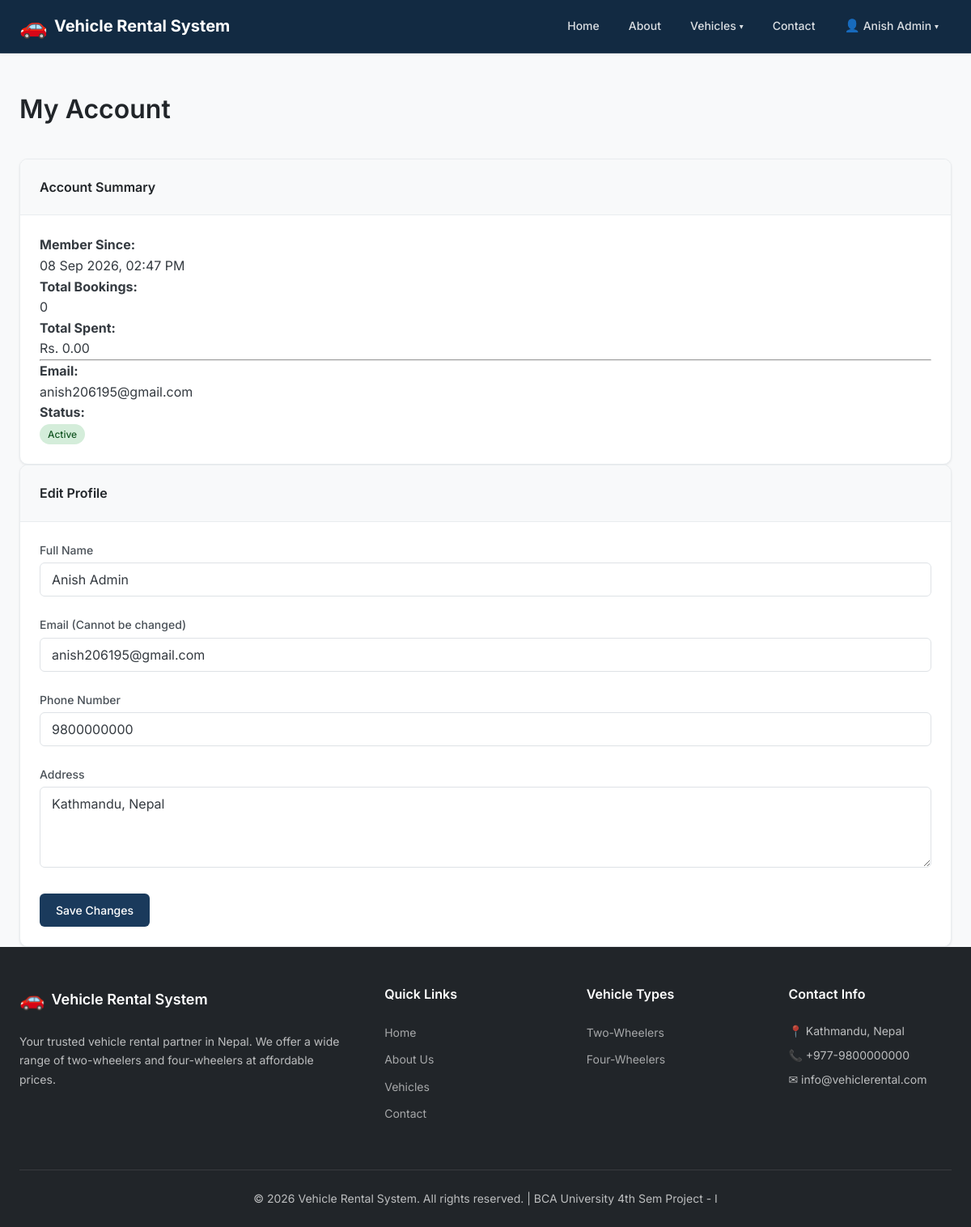
Page /my-account.php (signed in) on the committed database.
### tables this page shows
CREATE TABLE IF NOT EXISTS users (
    id INT AUTO_INCREMENT PRIMARY KEY,
    full_name VARCHAR(100) NOT NULL,
    email VARCHAR(150) NOT NULL UNIQUE,
    phone VARCHAR(20) NOT NULL,
    address TEXT,
    password VARCHAR(255) NOT NULL,
    role ENUM('user', 'admin') NOT NULL DEFAULT 'user',
    status ENUM('active', 'disabled') NOT NULL DEFAULT 'active',
    created_at DATETIME NOT NULL DEFAULT CURRENT_TIMESTAMP,
    updated_at DATETIME NOT NULL DEFAULT CURRENT_TIMESTAMP ON UPDATE CURRENT_TIMESTAMP,
    INDEX idx_users_email (email),
    INDEX idx_users_role (role),
    INDEX idx_users_status (status)
);

### includes/functions.php (called while the page is built, shortened)
<?php
function sanitize($str) {
    return htmlspecialchars($str, ENT_QUOTES, 'UTF-8');
}
function formatCurrency($amount) {
    return 'Rs. ' . number_format((float)$amount, 2);
}
function formatDateTime($datetime) {
    return date('d M Y, h:i A', strtotime($datetime));
}
function getStatusBadgeClass($status) {
    $map = [
        'available'   => 'badge-success',
        'rented'      => 'badge-warning',
        'maintenance' => 'badge-info',
        'unavailable' => 'badge-danger',
        'pending'     => 'badge-warning',
        'confirmed'   => 'badge-info',
        'completed'   => 'badge-success',
        'cancelled'   => 'badge-danger',
        'unpaid'      => 'badge-warning',
        'paid'        => 'badge-success',
        'failed'      => 'badge-danger',
        'refunded'    => 'badge-info',
        'success'     => 'badge-success',
        'active'      => 'badge-success',
        'disabled'    => 'badge-danger',
    ];
    return $map[strtolower($status)] ?? 'badge-secondary';
}

### my-account.php (the view, shortened to what this page needs)
<?php
require_once 'includes/db.php';
require_once 'includes/functions.php';
$user_id = $_SESSION['user_id'];
$stmt = $conn->prepare("SELECT * FROM users WHERE id = ?");
$stmt->bind_param("i", $user_id);
$stmt->execute();
$user = $stmt->get_result()->fetch_assoc();
$stmt = $conn->prepare("SELECT COUNT(*) as total_bookings, SUM(total_amount) as total_spent FROM bookings WHERE user_id = ? AND booking_status != 'cancelled'");
$stmt->bind_param("i", $user_id);
$stmt->execute();
$summary = $stmt->get_result()->fetch_assoc();
$total_bookings = $summary['total_bookings'] ?? 0;
$total_spent = $summary['total_spent'] ?? 0;
require_once 'includes/header.php';
?>
<div class="container my-5">
    <div class="page-header mb-4">
        <h1>My Account</h1>
    </div>
    <div class="row">
        <div class="col-md-4 mb-4">
            <div class="card h-100">
                <div class="card-header">
                    <h4>Account Summary</h4>
                </div>
                <div class="card-body">
                    <p><strong>Member Since:</strong><br> <?php echo formatDateTime($user['created_at']); ?></p>
                    <p><strong>Total Bookings:</strong><br> <?php echo $total_bookings; ?></p>
                    <p><strong>Total Spent:</strong><br> <?php echo formatCurrency($total_spent); ?></p>
                    <hr>
                    <p><strong>Email:</strong><br> <?php echo sanitize($user['email']); ?></p>
                    <p><strong>Status:</strong><br> <span class="badge <?php echo getStatusBadgeClass($user['status']); ?>"><?php echo ucfirst($user['status']); ?></span></p>
                </div>
            </div>
        </div>
        <div class="col-md-8 mb-4">
            <div class="card h-100">
                <div class="card-header">
                    <h4>Edit Profile</h4>
                </div>
                <div class="card-body">
                    <form action="my-account.php" method="POST">
                        <div class="form-group mb-3">
                            <label for="full_name" class="form-label">Full Name</label>
                            <input type="text" name="full_name" id="full_name" class="form-control" value="<?php echo sanitize($user['full_name']); ?>" required>
                        </div>
                        <div class="form-group mb-3">
                            <label for="email" class="form-label">Email (Cannot be changed)</label>
                            <input type="email" id="email" class="form-control" value="<?php echo sanitize($user['email']); ?>" disabled>
                        </div>
                        <div class="form-group mb-3">
                            <label for="phone" class="form-label">Phone Number</label>
                            <input type="text" name="phone" id="phone" class="form-control" value="<?php echo sanitize($user['phone']); ?>">
                        </div>
                        <div class="form-group mb-4">
                            <label for="address" class="form-label">Address</label>
                            <textarea name="address" id="address" class="form-control" rows="3"><?php echo sanitize($user['address']); ?></textarea>
                        </div>
                        <button type="submit" class="btn btn-primary">Save Changes</button>
                    </form>
                </div>
            </div>
        </div>
    </div>
</div>
<?php require_once 'includes/footer.php'; ?>

### css/style.css (style rules this page uses)
:root { --primary: #1a3a5c; --primary-dark: #122a42; --primary-light: #2a5a8c; --primary-hover: #1e4470; --accent: #e8a735; --accent-dark: #c88e20; --white: #ffffff; --gray-50: #f8f9fa; --gray-100: #f1f3f5; --gray-200: #e9ecef; --gray-300: #dee2e6; --gray-400: #ced4da; --gray-500: #adb5bd; --gray-600: #6c757d; --gray-700: #495057; --gray-800: #343a40; --gray-900: #212529; --success: #28a745; --success-light: #d4edda; --danger: #dc3545; --danger-light: #f8d7da; --warning: #ffc107; --warning-light: #fff3cd; --info: #17a2b8; --info-light: #d1ecf1; --font-family: 'Inter', -apple-system, BlinkMacSystemFont, 'Segoe UI', sans-serif; --font-size-sm: 0.875rem; --font-size-base: 1rem; --font-size-lg: 1.125rem; --font-size-xl: 1.25rem; --font-size-2xl: 1.5rem; --font-size-3xl: 2rem; --spacing-xs: 0.25rem; --spacing-sm: 0.5rem; --spacing-md: 1rem; --spacing-lg: 1.5rem; --spacing-xl: 2rem; --spacing-2xl: 3rem; --max-width: 1200px; --border-radius: 6px; --border-radius-lg: 10px; --shadow-sm: 0 1px 3px rgba(0, 0, 0, 0.08); --shadow: 0 2px 8px rgba(0, 0, 0, 0.1); --shadow-lg: 0 4px 16px rgba(0, 0, 0, 0.12); --transition: all 0.2s ease; }
*, *::before, *::after { margin: 0; padding: 0; box-sizing: border-box; }
html { scroll-behavior: smooth; }
body { font-family: var(--font-family); font-size: var(--font-size-base); line-height: 1.6; color: var(--gray-800); background-color: var(--gray-50); min-height: 100vh; display: flex; flex-direction: column; }
h1, h2, h3, h4, h5, h6 { font-weight: 600; line-height: 1.3; color: var(--gray-900); }
.container { max-width: var(--max-width); margin: 0 auto; padding: 0 var(--spacing-lg); }
.btn { display: inline-block; padding: 10px 20px; font-family: var(--font-family); font-size: var(--font-size-sm); font-weight: 500; text-align: center; border: none; border-radius: var(--border-radius); cursor: pointer; transition: var(--transition); line-height: 1.5; text-decoration: none; }
.btn-primary { background: var(--primary); color: var(--white); }
.card { background: var(--white); border: 1px solid var(--gray-200); border-radius: var(--border-radius-lg); box-shadow: var(--shadow-sm); overflow: hidden; transition: var(--transition); }
.card-header { padding: var(--spacing-lg); border-bottom: 1px solid var(--gray-200); background: var(--gray-50); font-weight: 600; }
.card-body { padding: var(--spacing-lg); }
.form-group { margin-bottom: var(--spacing-lg); }
.form-label { display: block; margin-bottom: var(--spacing-xs); font-weight: 500; color: var(--gray-700); font-size: var(--font-size-sm); }
.form-control { width: 100%; padding: 10px 14px; font-family: var(--font-family); font-size: var(--font-size-base); color: var(--gray-800); background: var(--white); border: 1px solid var(--gray-300); border-radius: var(--border-radius); transition: var(--transition); }
textarea.form-control { resize: vertical; min-height: 100px; }
.badge { display: inline-block; padding: 3px 10px; font-size: 0.75rem; font-weight: 500; border-radius: 20px; text-transform: capitalize; }
.badge-success { background: var(--success-light); color: #155724; }
.page-header { padding: var(--spacing-2xl) 0 var(--spacing-xl); }
.page-header h1 { font-size: var(--font-size-3xl); margin-bottom: var(--spacing-sm); }

### rows in the picture
users: created_at "08 Sep 2026, 02:47 PM", email "anish206195@gmail.com", status "Active", full_name "Anish Admin", phone "9800000000", address "Kathmandu, Nepal"

### other values in the picture
SITE_NAME "Vehicle Rental System"
$_SESSION['user_name'] "Anish Admin"
$total_bookings "0"
formatCurrency($total_spent) "Rs. 0.00"
